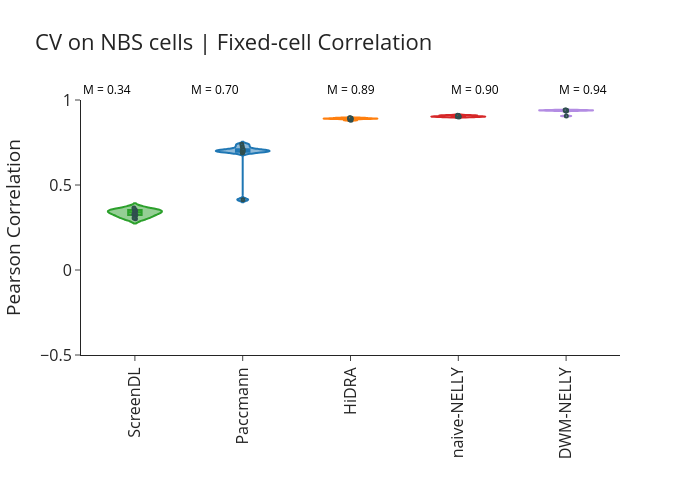

Source (notebook cell):
### Code cell
# _, p = wilcoxon(per_cell_pcc_cv.T["CPV"], screendl_nbs_cell_fixed_cell.T["ScreenDL"], alternative="greater")

palette = {
    "Paccmann": "#1F77B4",       # blue
    "HiDRA": "#FF7F0E",  # orange
    "ScreenDL": "#2CA02C",     # green
    "naive-NELLY": "#D62728",   # red
    "DWM-NELLY" : "#b38ce3"
}

fig = px.violin(metrics_fixed_cell,
                x="Method",
                y="MCorrelation",
                color="Method",
                color_discrete_map=palette,
                height=500,
                width=700,
                template="simple_white",
                box=True,
                points="all",
                labels={"Method": "",
                        "MCorrelation": "Pearson Correlation"
                       },
                title= "CV on NBS cells | Fixed-cell Correlation"
                
                
         )



fig.add_annotation(
    x=0,  # Adjust if you have multiple violins (e.g., grouped by drug)
    y=1,
    text=f"M = {screendl_fixed_cell.median(1).item():.2f}",
    xref="paper", yref="paper",
    showarrow=False,
    yanchor='bottom',
    font=dict(color="black", size=12)
)

fig.add_annotation(
    x=0.2,  # Adjust if you have multiple violins (e.g., grouped by drug)
    y=1,
    text=f"M = {paccmann_fixed_cell.median(1).item():.2f}",
    xref="paper", yref="paper",
    showarrow=False,
    yanchor='bottom',
    font=dict(color="black", size=12)
)

fig.add_annotation(
    x=0.5,  # Adjust if you have multiple violins (e.g., grouped by drug)
    y=1,
    text=f"M = {hidra_fixed_cell.median(1).item():.2f}",
    xref="paper", yref="paper",
    showarrow=False,
    yanchor='bottom',
    font=dict(color="black", size=12)
)

fig.add_annotation(
    x=0.78,  # Adjust if you have multiple violins (e.g., grouped by drug)
    y=1,
    text=f"M = {naive_NELLY_fixed_cell.median(1).item():.2f}",
    xref="paper", yref="paper",
    showarrow=False,
    yanchor='bottom',
    font=dict(color="black", size=12)
)


fig.add_annotation(
    x=0.98,  # Adjust if you have multiple violins (e.g., grouped by drug)
    y=1,
    text=f"M = {dwm_NELLY_fixed_cell.median(1).item():.2f}",
    xref="paper", yref="paper",
    showarrow=False,
    yanchor='bottom',
    font=dict(color="black", size=12)
)

fig.update_traces(
    marker=dict(
        size=3,
        line=dict(width=2, color="DarkSlateGrey")
    )
)

fig.update_traces(
    jitter=0.05,
     pointpos=0,
    width=0.5
)

fig.update_layout(font=dict(size=16), showlegend=False)
fig.update_yaxes(range=[-0.5, 1])
fig.update_xaxes(tickangle=-90)
fig

### Figure 1 — Plotly figure (JSON) as saved in the notebook; plotly's stock layout.template omitted (floating-point values rounded to 4 significant figures)
{"data": [{"alignmentgroup": "True", "box": {"visible": true}, "hovertemplate": "=%{x}<br>Pearson Correlation=%{y}<extra></extra>", "jitter": 0.05, "legendgroup": "ScreenDL", "marker": {"color": "#2CA02C", "line": {"color": "DarkSlateGrey", "width": 2}, "size": 3}, "name": "ScreenDL", "offsetgroup": "ScreenDL", "orientation": "v", "pointpos": 0, "points": "all", "scalegroup": "True", "showlegend": true, "type": "violin", "width": 0.5, "x": ["ScreenDL", "ScreenDL", "ScreenDL", "ScreenDL", "ScreenDL", "ScreenDL", "ScreenDL", "ScreenDL", "ScreenDL", "ScreenDL"], "x0": " ", "xaxis": "x", "y": [0.3053, 0.3333, 0.3267, 0.3231, 0.3457, 0.3012, 0.3529, 0.3547, 0.3645, 0.345], "y0": " ", "yaxis": "y"}, {"alignmentgroup": "True", "box": {"visible": true}, "hovertemplate": "=%{x}<br>Pearson Correlation=%{y}<extra></extra>", "jitter": 0.05, "legendgroup": "Paccmann", "marker": {"color": "#1F77B4", "line": {"color": "DarkSlateGrey", "width": 2}, "size": 3}, "name": "Paccmann", "offsetgroup": "Paccmann", "orientation": "v", "pointpos": 0, "points": "all", "scalegroup": "True", "showlegend": true, "type": "violin", "width": 0.5, "x": ["Paccmann", "Paccmann", "Paccmann", "Paccmann", "Paccmann", "Paccmann", "Paccmann", "Paccmann", "Paccmann", "Paccmann"], "x0": " ", "xaxis": "x", "y": [0.7055, 0.6959, 0.6889, 0.7391, 0.4137, 0.6953, 0.7101, 0.7045, 0.7248, 0.7002], "y0": " ", "yaxis": "y"}, {"alignmentgroup": "True", "box": {"visible": true}, "hovertemplate": "=%{x}<br>Pearson Correlation=%{y}<extra></extra>", "jitter": 0.05, "legendgroup": "HiDRA", "marker": {"color": "#FF7F0E", "line": {"color": "DarkSlateGrey", "width": 2}, "size": 3}, "name": "HiDRA", "offsetgroup": "HiDRA", "orientation": "v", "pointpos": 0, "points": "all", "scalegroup": "True", "showlegend": true, "type": "violin", "width": 0.5, "x": ["HiDRA", "HiDRA", "HiDRA", "HiDRA", "HiDRA", "HiDRA", "HiDRA", "HiDRA", "HiDRA", "HiDRA"], "x0": " ", "xaxis": "x", "y": [0.8951, 0.8899, 0.8898, 0.89, 0.8948, 0.8903, 0.8936, 0.89, 0.8838, 0.8804], "y0": " ", "yaxis": "y"}, {"alignmentgroup": "True", "box": {"visible": true}, "hovertemplate": "=%{x}<br>Pearson Correlation=%{y}<extra></extra>", "jitter": 0.05, "legendgroup": "naive-NELLY", "marker": {"color": "#D62728", "line": {"color": "DarkSlateGrey", "width": 2}, "size": 3}, "name": "naive-NELLY", "offsetgroup": "naive-NELLY", "orientation": "v", "pointpos": 0, "points": "all", "scalegroup": "True", "showlegend": true, "type": "violin", "width": 0.5, "x": ["naive-NELLY", "naive-NELLY", "naive-NELLY", "naive-NELLY", "naive-NELLY", "naive-NELLY", "naive-NELLY", "naive-NELLY", "naive-NELLY", "naive-NELLY"], "x0": " ", "xaxis": "x", "y": [0.9092, 0.9073, 0.9009, 0.9022, 0.9087, 0.9001, 0.9099, 0.903, 0.9024, 0.9031], "y0": " ", "yaxis": "y"}, {"alignmentgroup": "True", "box": {"visible": true}, "hovertemplate": "=%{x}<br>Pearson Correlation=%{y}<extra></extra>", "jitter": 0.05, "legendgroup": "DWM-NELLY", "marker": {"color": "#b38ce3", "line": {"color": "DarkSlateGrey", "width": 2}, "size": 3}, "name": "DWM-NELLY", "offsetgroup": "DWM-NELLY", "orientation": "v", "pointpos": 0, "points": "all", "scalegroup": "True", "showlegend": true, "type": "violin", "width": 0.5, "x": ["DWM-NELLY", "DWM-NELLY", "DWM-NELLY", "DWM-NELLY", "DWM-NELLY", "DWM-NELLY", "DWM-NELLY", "DWM-NELLY", "DWM-NELLY", "DWM-NELLY"], "x0": " ", "xaxis": "x", "y": [0.9404, 0.9356, 0.9384, 0.94, 0.9419, 0.9389, 0.9396, 0.9374, 0.9376, 0.9059], "y0": " ", "yaxis": "y"}], "layout": {"annotations": [{"font": {"color": "black", "size": 12}, "showarrow": false, "text": "M = 0.34", "x": 0, "xref": "paper", "y": 1, "yanchor": "bottom", "yref": "paper"}, {"font": {"color": "black", "size": 12}, "showarrow": false, "text": "M = 0.70", "x": 0.2, "xref": "paper", "y": 1, "yanchor": "bottom", "yref": "paper"}, {"font": {"color": "black", "size": 12}, "showarrow": false, "text": "M = 0.89", "x": 0.5, "xref": "paper", "y": 1, "yanchor": "bottom", "yref": "paper"}, {"font": {"color": "black", "size": 12}, "showarrow": false, "text": "M = 0.90", "x": 0.78, "xref": "paper", "y": 1, "yanchor": "bottom", "yref": "paper"}, {"font": {"color": "black", "size": 12}, "showarrow": false, "text": "M = 0.94", "x": 0.98, "xref": "paper", "y": 1, "yanchor": "bottom", "yref": "paper"}], "font": {"size": 16}, "height": 500, "legend": {"title": {"text": ""}, "tracegroupgap": 0}, "showlegend": false, "title": {"text": "CV on NBS cells | Fixed-cell Correlation"}, "violinmode": "overlay", "width": 700, "xaxis": {"anchor": "y", "autorange": true, "categoryarray": ["ScreenDL", "Paccmann", "HiDRA", "naive-NELLY", "DWM-NELLY"], "categoryorder": "array", "domain": [0, 1], "range": [-0.5, 4.5], "tickangle": -90, "title": {"text": ""}, "type": "category"}, "yaxis": {"anchor": "x", "domain": [0, 1], "range": [-0.5, 1], "title": {"text": "Pearson Correlation"}, "type": "linear"}}}
